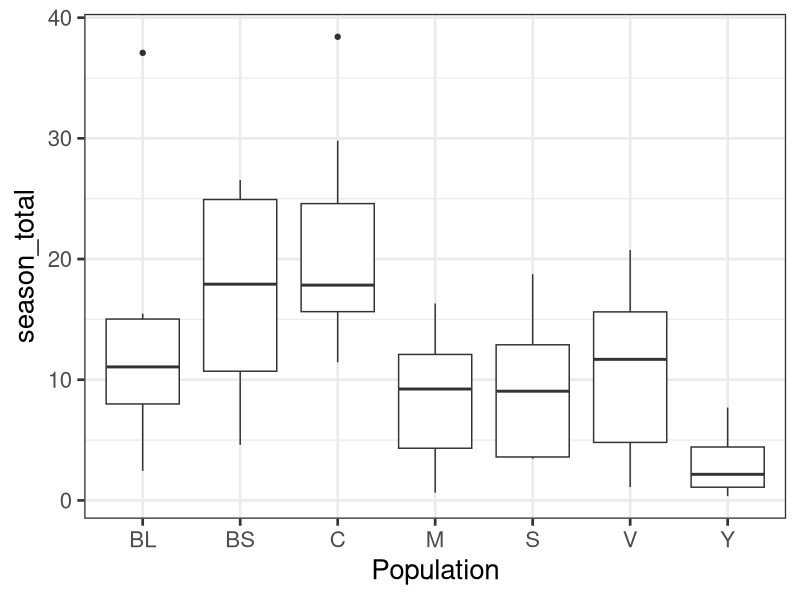
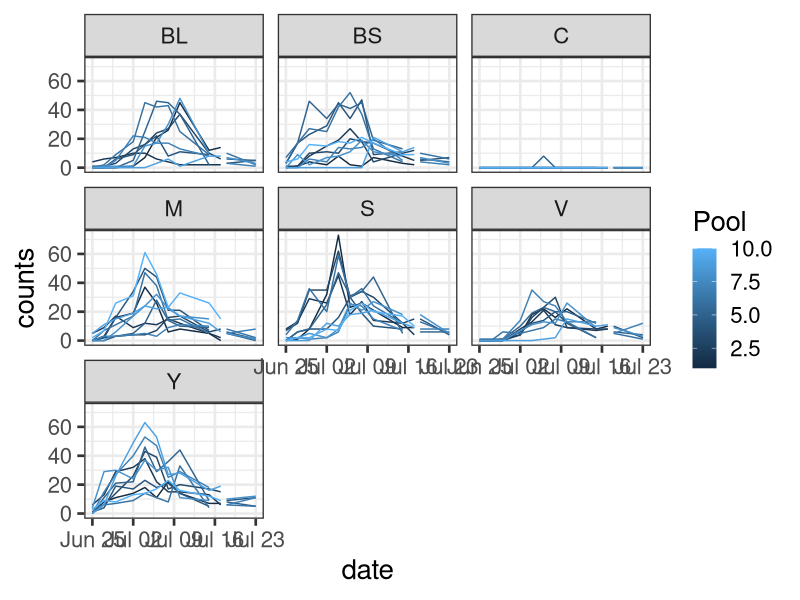
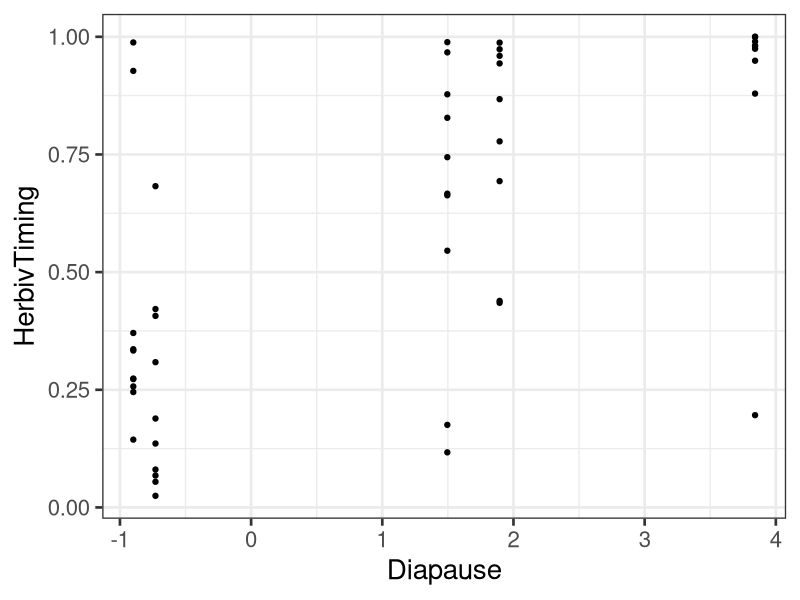

R code for these plots, in order:
# preliminary analysis

library(tidyverse)
library(lubridate)
library(viridis)
library(readxl)
library(lme4)
theme_set(theme_bw(base_size = 20)) 


dat <- readxl::read_xlsx("data/CommonGarden_Flowers.xlsx", na = "NA")
flowermass <- dat %>% 
  group_by(Population, Pool) %>% 
  summarise(season_total = sum(FlowerMass, na.rm = TRUE))

# basic plot of mean flower mass by population
boxplt <- ggplot(flowermass, aes(x = Population, y = season_total)) +
  geom_boxplot()
boxplt

# extract explanatory variables from other datasets
dat <- readxl::read_xlsx("data/CommonGarden_Setup.xlsx", na = "NA")
controlvars <- dat %>% 
  group_by(Population, Pool) %>% 
  mutate(Aphids = (Aphid_July15 + Aphid_July2) / 2,
         Senescence = (PlantSenescence_Aug14 + PlantSenescence_July29) / 2,
         Regrowth = (PlantRegrowth_Oct16 + PlantRegrowth_Sept28) / 2)

dat <- readxl::read_xlsx("data/CommonGarden_F1_AdultCounts.xlsx", na = "NA")
names(dat)[4:15] <- paste0("x", names(dat[4:15]))
counts <- dat %>% 
  gather(key = date, value = counts, x43276:x43304) %>% 
  mutate(date = as.Date(as.numeric(sub(pattern = "x", replacement = "", x = date, fixed = TRUE)),
                        origin = "1899-12-30")) %>% 
  filter(Pool != "ALL") %>% 
  mutate(Pool = as.numeric(as.character(Pool)))

# notice spikes/drops after the redistribution when beetles collected for diapause tests
# different pools mixed at that point
tsplt <- ggplot(counts, aes(x = date, y = counts, group = Pool, color = Pool)) +
  geom_path() +
  facet_wrap(~Population)
tsplt

redistrib <- data.frame(Population = unique(counts$Population),
                        date_redistrib = c("2018-07-10", "2018-07-09",
                                           NA, "2018-07-07", "2018-07-05",
                                           "2018-07-09", "2018-07-06")) %>% 
  mutate(date_redistrib = as.Date(date_redistrib))

f1counts <- left_join(counts, redistrib) %>% 
  filter(date <= date_redistrib) %>% 
  group_by(Population, Pool) %>% 
  summarise(F1counts = sum(counts, na.rm = TRUE))

# F2 adults removed as counted
dat <- readxl::read_xlsx("data/CommonGarden_F2_AdultRemoval.xlsx", na = "NA")
names(dat)[3:9] <- paste0("x", names(dat[3:9]))
removal <- dat %>% 
  gather(key = date, value = counts, x43326:x43371) %>% 
  mutate(date = as.Date(as.numeric(sub(pattern = "x", replacement = "", x = date, fixed = TRUE)),
                        origin = "1899-12-30")) %>% 
  filter(Pool != "ALL") %>% 
  mutate(Pool = as.numeric(as.character(Pool))) %>% 
  group_by(Population, Pool) %>% 
  summarise(F2counts = sum(counts, na.rm = TRUE))

# F1 diapause proportion for each population
dat <- readxl::read_xlsx("data/CommonGarden_F1_Diapause.xlsx", na = "NA")
diapause <- dat %>% 
  filter(Pool != "ALL") %>% 
  mutate(Pool = as.numeric(as.character(Pool)),
         Total = Diapause + Feeder + Repro_female,
         Perc_diap = Diapause / Total,
         PotID = paste(Population, Pool, sep = "_")) %>% 
  filter(Total > 0)

moddiap <- glmer(Perc_diap ~ 1 + (1|Population) + (1|Pool) + (1|PotID), weights = Total, 
                 family = binomial(link = "logit"), data = diapause)

popdiap <- ranef(moddiap)$Population
popdiap$Population <- row.names(popdiap)
names(popdiap)[1] <- "Diapause"

moddat <- controlvars %>% 
  left_join(flowermass) %>% 
  left_join(f1counts) %>% 
  left_join(removal) %>% 
  left_join(popdiap) %>% 
  ungroup() %>% 
  mutate(PotID = paste(Population, Pool, sep = "_"),
         TotalCounts = F1counts + F2counts,
         HerbivTiming = F1counts / TotalCounts,
         zF1 = scale(F1counts),
         zF2 = scale(F2counts),
         logF1 = log(F1counts + 1),
         logF2 = log(F2counts + 1),
         Pool = as.factor(Pool))
moddat$season_total[is.na(moddat$season_total)] <- 0
moddat$Control <- ifelse(moddat$Population == "C", "yes", "no")
moddat$logflower <- log(moddat$season_total + 1)

# control have more flowers
mod <- lmer(logflower ~ Control + 
              TotalStemHeight +
              Aphids +
              (1|Pool) + (1|Population), 
            # family = poisson(link = "log"), 
            data = moddat)
summary(mod)

trtdat <- moddat %>% filter(Population != 'C') %>% filter(Population != "V")
mod <- lmer(logflower ~ 
              (TotalCounts + HerbivTiming)^2 +
              (1|Pool), 
            # family = poisson(link = "log"), 
            data = trtdat)
summary(mod)
mod <- lmer(logflower ~ 
              (zF1 + zF2)^2 +
               (1|Population), 
            # family = poisson(link = "log"), 
            data = trtdat)
mod <- lmer(logflower ~ 
              (logF1 + logF2)^2 +
              (1|Population), 
            # family = poisson(link = "log"), 
            data = trtdat)
summary(mod)


ggplot(trtdat, aes(x = Diapause, y = HerbivTiming)) +
  geom_point()
